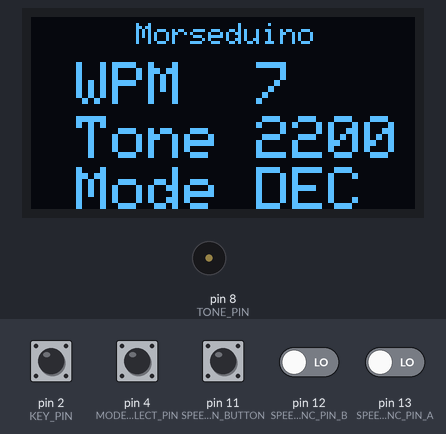
Simulated run of this sketch. Board: Arduino Uno, built with avr-gcc and run on an emulated ATmega328P. Parts: 128×64 one-colour display, buzzer (waves = sounding). The inputs (shaded band) are chosen by the test bench; at power-on: pin 11 (SPEED_ENC_PIN_BUTTON) HIGH, pin 2 (KEY_PIN), pin 4 (MODE_SELECT_PIN), pin 12 (SPEED_ENC_PIN_B), pin 13 (SPEED_ENC_PIN_A) LOW. EEPROM starts erased; what the sketch prints to the serial monitor is not drawn.

Above: at 1.2 s.
1.3 s: pin 2 (KEY_PIN) pulled HIGH for 0.15 s
At 3.1 s:
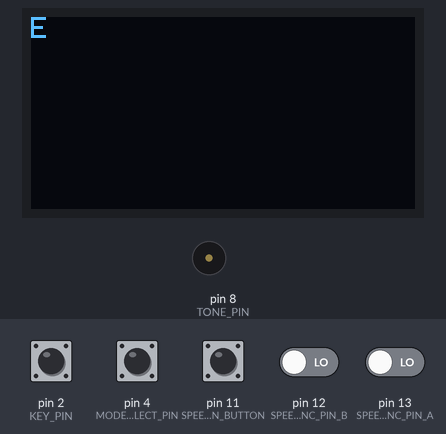
3.4 s: pin 4 (MODE_SELECT_PIN) pulled HIGH for 0.15 s
At 3.5 s:
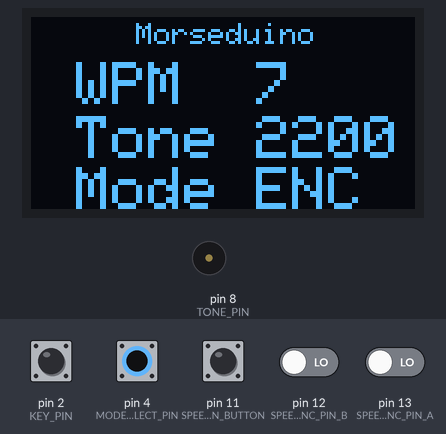
5.0 s: pin 2 (KEY_PIN) pulled HIGH for 1 s
At 7.3 s:
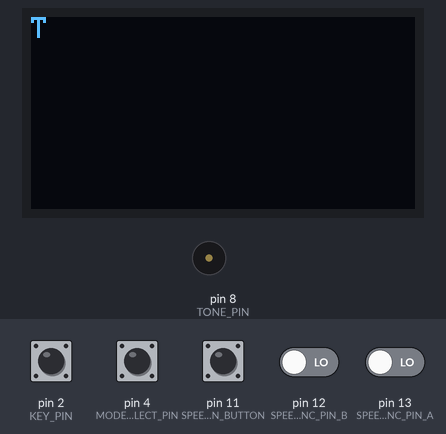
7.9 s: pin 11 (SPEED_ENC_PIN_BUTTON) pulled LOW for 1 s
At 9.7 s:
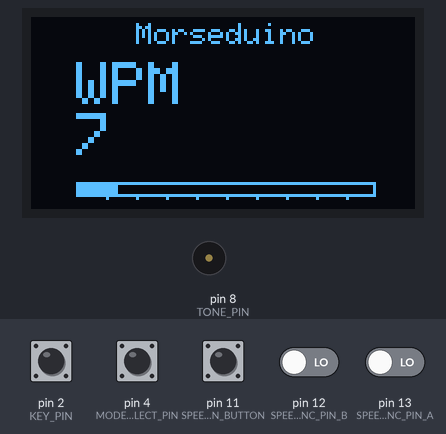
10.4 s: pin 11 (SPEED_ENC_PIN_BUTTON) pulled LOW for 0.15 s
At 11.1 s:
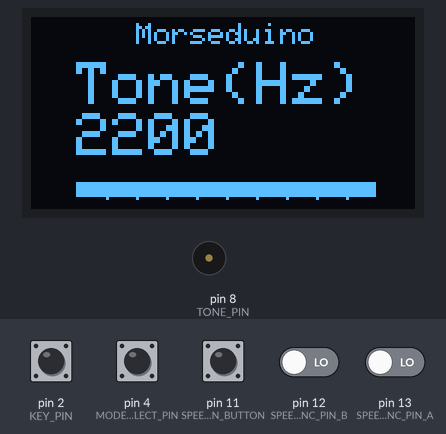
12.1 s: pin 2 (KEY_PIN) pulled HIGH for 0.15 s
At 13.8 s:
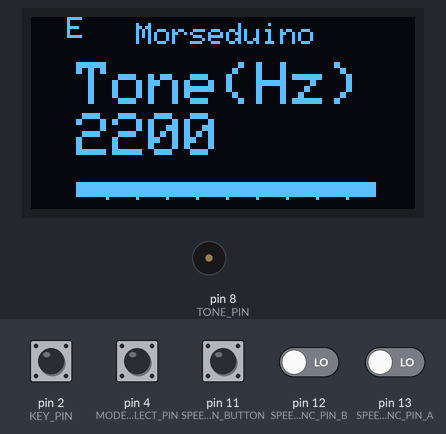
Timing chart, 0 to 15.2 s (numbered marks = the images above; inputs shaded):
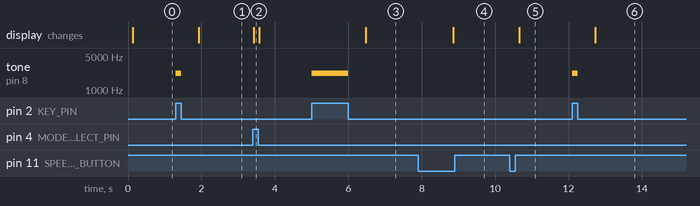

Measured:
- after the input at 1.3 s, tone on pin 8 (TONE_PIN): silent → 2200 Hz at once, → silent 0.14 s later; the display: changes after 0.63 s (image 1)
- after the input at 3.4 s, the display: changes at once (image 2)
- after the input at 5.0 s, tone on pin 8 (TONE_PIN): silent → 2200 Hz at once, → silent 1.0 s later; the display: changes after 1.5 s (image 3)
- after the input at 7.9 s, the display: changes after 0.96 s (image 4)
- after the input at 10.4 s, the display: changes after 0.26 s (image 5)
- after the input at 12.1 s, tone on pin 8 (TONE_PIN): silent → 2200 Hz at once, → silent 0.15 s later; the display: changes after 0.63 s (image 6)

The sketch:

morseduino.ino
```cpp
// (licence header left out)
#include <Arduino.h>
#include <EEPROM.h>
#include "rotary.h"
#include "display.h"
#include "encoder.h"
#include "decoder.h"
#include "datastructure.h"

// --------------- EEPROM addresses --------------------------
#define DOT_LEN_ADDR 0   // to store the Morse dot length used for WPM calculation
#define TONE_HZ_ADDR 2   // to store the tone frequency

// --------------- pins --------------------------------------
#define SPEED_ENC_PIN_A 13
#define SPEED_ENC_PIN_B 12
#define SPEED_ENC_PIN_BUTTON 11
#define TONE_PIN 8      // output audio on pin 8
#define KEY_PIN 2       // Morse key pin
#define MODE_SELECT_PIN 4 // Pin for switching between Morse key input and serial input

// ---------------- limits ----------------------------------

#define MAX_DOT_LEN 150
#define MIN_DOT_LEN 20
#define MAX_TONE 2200
#define MIN_TONE 300
// ------------------------------------------------------------

Morseduino::SimpleRotary rotary(SPEED_ENC_PIN_A, SPEED_ENC_PIN_B, SPEED_ENC_PIN_BUTTON);
Morseduino::Display display(128, 64);
Morseduino::Decoder decoder(&display, KEY_PIN, TONE_PIN);
Morseduino::Encoder encoder(TONE_PIN);

uint16_t toneHz = 1850;      // music tone/pitch in Hertz
uint8_t dotLen;     // length of the morse code 'dot'

OpMode currentOpMode = invalid;

bool showHome = true;
// ------------------------------------------------------------

void setWpmDefaults();

void configureWpm();

void setToneDefaults();

void configureTone();

uint8_t getWpm(uint8_t dotLen);

void checkRotary();

/**
   SETUP
*/
void setup() {
    pinMode(KEY_PIN, INPUT);
    pinMode(MODE_SELECT_PIN, INPUT);
    pinMode(SPEED_ENC_PIN_A, INPUT);
    pinMode(SPEED_ENC_PIN_B, INPUT);
#ifdef ENABLE_SERIAL
    Serial.begin(9600);
#endif

    if (!display.init()) {
#ifdef ENABLE_SERIAL
        Serial.println(F("SSD1306 allocation failed"));
#endif
        for (;;); // Don't proceed, loop forever
    }
    dotLen = EEPROM.read(DOT_LEN_ADDR);
    EEPROM.get(TONE_HZ_ADDR, toneHz);

    rotary.setDebounceDelay(0);
    rotary.setErrorDelay(0);

    setWpmDefaults();
    configureWpm();

    setToneDefaults();
    configureTone();
}

/**
   LOOP
*/
void loop() {
    if (digitalRead(MODE_SELECT_PIN)) {
        if (currentOpMode == invalid || currentOpMode == dec) { // If it has toggled
            currentOpMode = enc;
            display.showHomeScreen(getWpm(dotLen), toneHz, currentOpMode);
            showHome = true;
        }
        encoder.encode();
    } else {
        if (currentOpMode == invalid || currentOpMode == enc) { // If it has toggled
            currentOpMode = dec;
            display.showHomeScreen(getWpm(dotLen), toneHz, currentOpMode);
            showHome = true;
        }
        decoder.decode();
    }
    checkRotary();
}

#define MODE_WPM 11
#define MODE_TONE 15

uint8_t rotaryMode = MODE_WPM;

void checkRotary() {
    // 0 = not pushed, 1 = pushed, 2 = long pushed
    uint8_t push = rotary.pushType(700);
    if (push == 1 && !showHome) { // pushed while home screen is not shown
        if (rotaryMode == MODE_WPM) {
            rotaryMode = MODE_TONE;
            configureTone();
        } else if (rotaryMode == MODE_TONE) {
            display.clear();
            rotaryMode = MODE_WPM;
            configureWpm();
        }
    } else if (push == 2) { // long pushed
        if (!showHome) {
            display.showHomeScreen(getWpm(dotLen), toneHz, currentOpMode);
            showHome = true;
            return; // No need to check rotation once you show home screen
        } else {
            showHome = false;
            rotaryMode = MODE_WPM;
            configureWpm();
        }
    }

    if (showHome) return; // Rotation is not valid when the home screen is shown

    // 0 = not turning, 1 = CW, 2 = CCW
    uint8_t rotated = rotary.rotate();
    if (rotated == 1) { // CW
        if (rotaryMode == MODE_WPM) {
            dotLen -= dotLen / 20;
            setWpmDefaults();
            configureWpm();
        } else if (rotaryMode == MODE_TONE) {
            toneHz += 50;
            setToneDefaults();
            configureTone();
        }
    } else if (rotated == 2) { // CCW
        if (rotaryMode == MODE_WPM) {
            dotLen += dotLen / 20;
            setWpmDefaults();
            configureWpm();
        } else if (rotaryMode == MODE_TONE) {
            toneHz -= 50;
            setToneDefaults();
            configureTone();
        }
    }
}

uint8_t getWpm(uint8_t _dotLen) {
    return round((float) 1000 / _dotLen);
}

void setWpmDefaults() {
    if (dotLen >= MAX_DOT_LEN) dotLen = MAX_DOT_LEN; else if (dotLen <= MIN_DOT_LEN) dotLen = MIN_DOT_LEN;
}

const char *WPM_TXT = "WPM";

void configureWpm() {
    EEPROM.write(DOT_LEN_ADDR, dotLen);
    decoder.setDotLength(dotLen);
    encoder.setDotLength(dotLen);
    display.showProgress(WPM_TXT, getWpm(dotLen), getWpm(MIN_DOT_LEN)); // Max WPM
}

const char *TONE_TXT = "Tone(Hz)";

void configureTone() {
    EEPROM.put(TONE_HZ_ADDR, toneHz);
    decoder.setTone(toneHz);
    encoder.setTone(toneHz);
    display.showProgress(TONE_TXT, toneHz, MAX_TONE);
}

void setToneDefaults() {
    if (toneHz >= MAX_TONE) toneHz = MAX_TONE; else if (toneHz <= MIN_TONE) toneHz = MIN_TONE;
}
```

datastructure.h
```cpp
// (licence header left out)
#ifndef MorseduinoDataStructure_h
#define MorseduinoDataStructure_h

#define ENABLE_SERIAL 1
//#define TONE_OFF 1

/*
    There are rules to help people distinguish dots from dashes in Morse code.

    1. The length of a dot is 1 time unit.
    2. A dash is 3 time units.
    3. The space between symbols (dots and dashes) of the same letter is 1 time unit.
    4. The space between letters is 3 time units.
    5. The space between words is 7 time units.
*/
#define WPM_DECLARATIONS \
    uint8_t _dotLen = 0;   \
    uint16_t _dashLen = 0;  \
    uint8_t _symbolSpacing = 0;  \
    uint16_t _charSpacing = 0; \
    uint16_t _wordSpacing = 0; \

#define WPM_RULES \
    _dotLen = dotLen; \
    _dashLen = dotLen * 3; \
    _symbolSpacing = dotLen; \
    _charSpacing = dotLen * 3; \
    _wordSpacing = dotLen * 7; \

/*
    The following template is used for reading from PROGMEM
    See: https://arduino.stackexchange.com/questions/13545/using-progmem-to-store-array-of-structs
*/
template<typename T>
void PROGMEM_readAnything(const T *sce, T &dest) {
    memcpy_P(&dest, sce, sizeof(T));
}

/*
   Number of items in an array
*/
template<typename T, size_t N>
size_t ArraySize(T (&)[N]) {
    return N;
}

// Character to Morse code mapping
struct MorseMapping {
    char ch[6];
    char morseSeq[10];
};

// Morse Alphabet
const PROGMEM MorseMapping morseMappings[47] = {
        {"A",     "._"},
        {"B",     "_..."},
        {"C",     "_._."},
        {"D",     "_.."},
        {"E",     "."},
        {"F",     ".._."},
        {"G",     "__."},
        {"H",     "...."},
        {"I",     ".."},
        {"J",     ".___"},
        {"K",     "_._"},
        {"L",     "._.."},
        {"M",     "__"},
        {"N",     "_."},
        {"O",     "___"},
        {"P",     ".__."},
        {"Q",     "__._"},
        {"R",     "._."},
        {"S",     "..."},
        {"T",     "_"},
        {"U",     ".._"},
        {"V",     "..._"},
        {"W",     ".__"},
        {"X",     "_.._"},
        {"Y",     "_.__"},
        {"Z",     "__.."},
        {"1",     ".____"},
        {"2",     "..___"},
        {"3",     "...__"},
        {"4",     "...._"},
        {"5",     "....."},
        {"6",     "_...."},
        {"7",     "__..."},
        {"8",     "___.."},
        {"9",     "____."},
        {"0",     "_____"},
        {".",     "._._._"},
        {",",     "__..__"},
        {"?",     "..__.."},
        {"=",     "_..._"},
        {"+",     "._._."},
        {"-",     "_...._"},
        {"<SOS>", "...___..."},
        {"<KA>",  "_._._"},
        {"<AS>",  "._..."},
        {"<AR>",  "._._."},
        {"<SK>",  "..._._"},
};

// --------------- Modes of operation -------------------------
enum OpMode {
    invalid,
    dec, // Decoder mode of operation
    enc // Encoder mode of operation
};

#endif
```

decoder.cpp
```cpp
// (licence header left out)
#include "decoder.h"
#include "datastructure.h"

#include <Arduino.h>

Morseduino::Decoder::Decoder(Display *display, uint8_t keyPin, uint8_t tonePin) : _display(display), _keyPin(keyPin),
                                                                                  _tonePin(tonePin) {}

Morseduino::Decoder::~Decoder() { delete _display; }

void Morseduino::Decoder::setDotLength(uint8_t dotLen) {
    WPM_RULES
}

void Morseduino::Decoder::setTone(uint16_t toneHz) {
    _toneHz = toneHz;
}

void Morseduino::Decoder::decode() {
    uint64_t currentTime = millis();
    if (currentTime - _debounceTime >= _debounceDelay) {
        uint8_t morseKeyState = digitalRead(_keyPin);
        if (morseKeyState == HIGH) {
            uint64_t now = millis();
            if (_symbolStartedAt == 0) {
                _symbolStartedAt = now;
            }
#ifndef TONE_OFF
            tone(_tonePin, _toneHz);
#endif
            return;
        } else {
#ifndef TONE_OFF
            noTone(_tonePin);
#endif
            if (_symbolStartedAt != 0) {
                if (_currentSymbolIndex >= MAX_SYMBOLS) {
                    _currentSymbolIndex = 0;
                    _symbolStartedAt = 0;
                    _lastSymbolReceivedAt = millis();
                    _lastCharReceivedAt = 0;
                    return;
                } else {
                    uint32_t now = millis();
                    if (now - _symbolStartedAt >= _dashLen) {
                        _currentSymbolBuff[_currentSymbolIndex++] = '_';
                    } else {
                        _currentSymbolBuff[_currentSymbolIndex++] = '.';
                    }
                    _symbolStartedAt = 0;
                    _lastSymbolReceivedAt = millis();
                    _lastCharReceivedAt = 0;
                    return;
                }
            } else {
                uint32_t now = millis();
                if (_lastCharReceivedAt != 0 &&
                    now - _lastCharReceivedAt >= _wordSpacing) { // Have we completed a word?
#ifdef ENABLE_SERIAL
                    Serial.print(F(" "));
#endif
                    _display->showText(" ");
                    _lastCharReceivedAt = 0;
                    return;
                } else if (_lastSymbolReceivedAt != 0 &&
                           now - _lastSymbolReceivedAt >= _charSpacing) { // Have we completed a character?
                    _printChar(_currentSymbolBuff);
                    _resetCurrentSymbolBuff();
                    _lastSymbolReceivedAt = 0;
                    _lastCharReceivedAt = millis();
                    return;
                }
            }
        }
        _debounceTime = currentTime;
    }
}

void Morseduino::Decoder::_resetCurrentSymbolBuff() {
    for (char & i : _currentSymbolBuff) {
        i = '\0';
    }
    _currentSymbolIndex = 0;
}

void Morseduino::Decoder::_printChar(char morseStr[]) {
    for (uint8_t i = 0; i < ArraySize(morseMappings); i++) {
        MorseMapping mm;
        PROGMEM_readAnything(&morseMappings[i], mm);
        if (strcmp(morseStr, mm.morseSeq) == 0) {
#ifdef ENABLE_SERIAL
            Serial.print(mm.ch);
#endif
            _display->showText(mm.ch);
#ifdef ENABLE_SERIAL
            if (strcmp(mm.ch, "=") == 0) {
                Serial.println();
            }
#endif
            return;
        }
    }
#ifdef ENABLE_SERIAL
    Serial.print('#');
#endif
    _display->showText("#");
}
```

decoder.h
```cpp
// (licence header left out)
#ifndef MorseduinoDecoder_h
#define MorseduinoDecoder_h

#include <Arduino.h>
#include "display.h"

namespace Morseduino {
    class Decoder {
    public:
        Decoder(Display *display, uint8_t keyPin, uint8_t tonePin);

        void setDotLength(uint8_t dotLen);

        void setTone(uint16_t toneHz);

        void decode();

        ~Decoder();

    private:
        Display *_display;
        uint8_t _keyPin = 0;  // Morse key pin
        uint8_t _tonePin = 0; // Pin where tone is played
        uint16_t _toneHz = 0; // Tone to play

        WPM_DECLARATIONS

        // The time at which a dot or dash started. This is used for identifying dots and dashes
        uint64_t _symbolStartedAt = 0;

        // The time at which the last dot or dash was received. This is used to identify character boundaries.
        uint64_t _lastSymbolReceivedAt = 0;

        // The time at which the last character was received. This is used for identifying word boundaries.
        uint64_t _lastCharReceivedAt = 0;

        // Holds the currently active symbol (dots and dashes) buffer.
        // This will be used later for identifying the character from the dots and dashes.
        static const uint8_t MAX_SYMBOLS = 10;
        char _currentSymbolBuff[MAX_SYMBOLS]; // Maximum possible symbols in Morse code is 10
        uint8_t _currentSymbolIndex = 0; // index to the currentSymbolBuff

        void _printChar(char morseStr[]);

        void _resetCurrentSymbolBuff();

        unsigned long _debounceTime;
        uint8_t _debounceDelay = 10;
    };
};

#endif
```

display.cpp
```cpp
// (licence header left out)
#include "display.h"

#define TEXT_SIZE 1

Morseduino::Display::Display(uint8_t width, uint8_t height) {
    _ssd1306Display = new Adafruit_SSD1306(width, height, &Wire, -1);
}

Morseduino::Display::~Display() = default;

bool Morseduino::Display::init() {
    return _ssd1306Display->begin(SSD1306_SWITCHCAPVCC, 0x3C);
}

void Morseduino::Display::showText(const String& text) {
    if (_currentX == 0 && _currentY == 0) {
        _ssd1306Display->clearDisplay();
    }
    _ssd1306Display->setTextSize(TEXT_SIZE);
    _ssd1306Display->setTextColor(WHITE);
    _ssd1306Display->setCursor(_currentX, _currentY);
    _currentX += 6 * TEXT_SIZE * text.length();

    if (_currentX >= 110) {
        _currentX = 0;
        if (_currentY >= 48) {
            _currentY = _currentX = 0;
        } else {
            _currentY += 8 * TEXT_SIZE;
        }
    }
    _ssd1306Display->println(text);
    _ssd1306Display->display();
}

void Morseduino::Display::showProgress(const char *text, const uint16_t val, const uint16_t maxVal) {
    _printHeader();
    _ssd1306Display->setTextSize(2); // Draw 2X-scale text
    _ssd1306Display->setTextColor(WHITE);
    _ssd1306Display->setCursor(15, 15);
    _ssd1306Display->println(text);
    _ssd1306Display->setCursor(15, 32);
    _ssd1306Display->println(val);

    _ssd1306Display->drawRect(15, 55, 100, 5, WHITE);
    _ssd1306Display->fillRect(15, 55, round((float) 100 * val / maxVal), 5, WHITE);
    for (uint8_t i = 0; i < 90; i += 10) {
        _ssd1306Display->drawPixel(25 + i, 60, WHITE);
    }

    _ssd1306Display->display();
}

void Morseduino::Display::showHomeScreen(const uint8_t wpm, const uint16_t toneHz, const OpMode opMode) {
    _currentX = _currentY = 0;
    _printHeader();
    _ssd1306Display->setTextSize(2); // Draw 2X-scale text

    // Show WPM
    _ssd1306Display->setCursor(15, 15);
    _ssd1306Display->print(_wpmText);
    _ssd1306Display->setCursor(75, 15);
    _ssd1306Display->println(wpm);

    // Show Tone
    _ssd1306Display->setCursor(15, 33);
    _ssd1306Display->print(_toneText);
    _ssd1306Display->setCursor(75, 33);
    _ssd1306Display->println(toneHz);

    // Show
    _ssd1306Display->setCursor(15, 50);
    _ssd1306Display->print(_modeText);
    _ssd1306Display->setCursor(75, 50);
    if (opMode == dec) {
        _ssd1306Display->println(_decModeText);
    } else if (opMode == enc) {
        _ssd1306Display->println(_encModeText);
    }

    _ssd1306Display->display();
}

void Morseduino::Display::_printHeader() {
    _ssd1306Display->clearDisplay();
    _ssd1306Display->setTextSize(1);
    _ssd1306Display->setTextColor(WHITE);
    _ssd1306Display->setCursor(35, 2);
    _ssd1306Display->println(this->_header);
}

void Morseduino::Display::clear() {
    _currentX = _currentY = 0;
}
```

display.h
```cpp
// (licence header left out)
#ifndef MorseduinoDisplay_h
#define MorseduinoDisplay_h

#include <SPI.h>
#include <Wire.h>
#include <Adafruit_SSD1306.h>
#include "datastructure.h"

namespace Morseduino {
    class Display {
    public:
        Display(uint8_t width, uint8_t height);

        ~Display();

        bool init();

        void showHomeScreen(uint8_t wpm, uint16_t toneHz, OpMode opMode);

        void showProgress(const char *text, uint16_t val, uint16_t maxVal);

        void showText(const String& text);

        void clear();

    private:
        Adafruit_SSD1306 *_ssd1306Display;

        void _printHeader();

        uint8_t _currentX = 0;
        uint8_t _currentY = 0;
        const char _header[11] = "Morseduino";
        const char _wpmText[6] = "WPM  ";
        const char _toneText[6] = "Tone ";
        const char _modeText[6] = "Mode ";
        const char _decModeText[4] = "DEC";
        const char _encModeText[4] = "ENC";
    };
};

#endif
```

encoder.h
```cpp
// (licence header left out)
#ifndef MorseduinoEncoder_h
#define MorseduinoEncoder_h

#include <Arduino.h>
#include "datastructure.h"

namespace Morseduino {
    class Encoder {
    public:
        Encoder(uint8_t tonePin);

        void setDotLength(uint8_t dotLen);

        void setTone(uint16_t toneHz);

        void encode();

    private:
        uint8_t _tonePin; // Pin where tone is played
        uint16_t _toneHz; // Tone to play

        WPM_DECLARATIONS

        void _di();

        void _dah();

        void _pause(uint8_t delayTime);

        void _playMorse(char normalChar[]);

        void _playMorseSequence(char morseSequence[]);
    };
};

#endif
```

Source omitted: encoder.cpp (3816 bytes), rotary.cpp (8867 bytes), rotary.h (1947 bytes)
